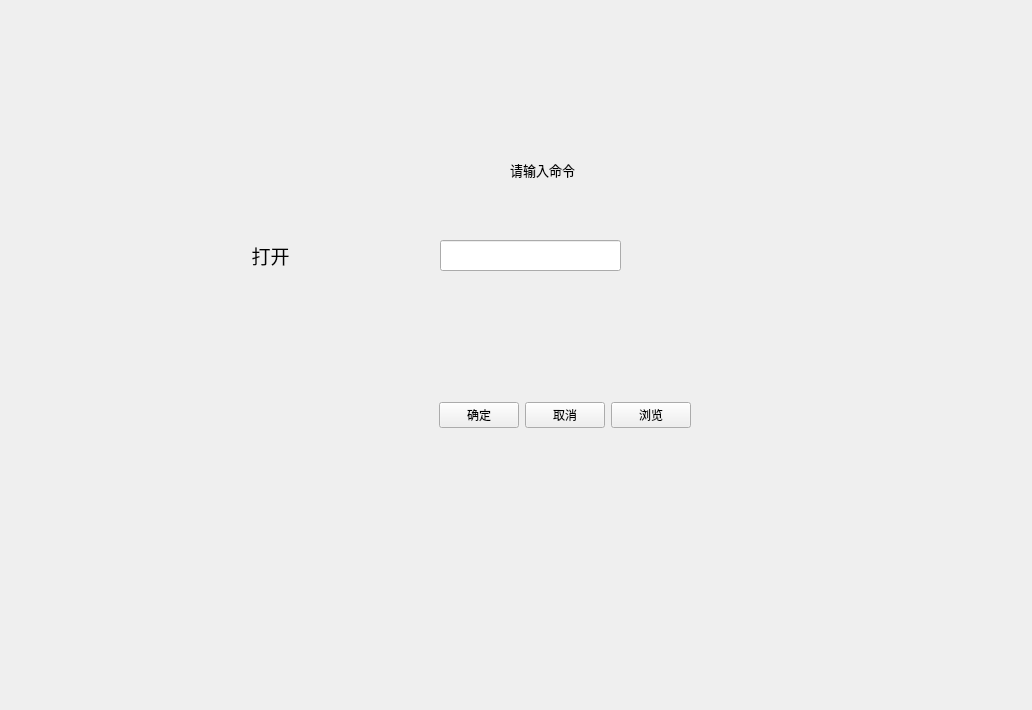
<?xml version="1.0" encoding="UTF-8"?>
<ui version="4.0">
 <class>Widget</class>
 <widget class="QWidget" name="Widget">
  <property name="geometry">
   <rect>
    <x>0</x>
    <y>0</y>
    <width>1032</width>
    <height>710</height>
   </rect>
  </property>
  <property name="windowTitle">
   <string>Widget</string>
  </property>
  <widget class="QLabel" name="label">
   <property name="geometry">
    <rect>
     <x>510</x>
     <y>160</y>
     <width>91</width>
     <height>21</height>
    </rect>
   </property>
   <property name="text">
    <string>&lt;html&gt;&lt;head/&gt;&lt;body&gt;&lt;p&gt;&lt;span style=&quot; font-size:10pt;&quot;&gt;请输入命令&lt;/span&gt;&lt;/p&gt;&lt;/body&gt;&lt;/html&gt;</string>
   </property>
  </widget>
  <widget class="QLabel" name="label_2">
   <property name="geometry">
    <rect>
     <x>230</x>
     <y>240</y>
     <width>81</width>
     <height>31</height>
    </rect>
   </property>
   <property name="text">
    <string>&lt;html&gt;&lt;head/&gt;&lt;body&gt;&lt;p align=&quot;center&quot;&gt;&lt;span style=&quot; font-size:14pt;&quot;&gt;打开&lt;/span&gt;&lt;/p&gt;&lt;/body&gt;&lt;/html&gt;</string>
   </property>
  </widget>
  <widget class="QLineEdit" name="cmdLineEdit">
   <property name="geometry">
    <rect>
     <x>440</x>
     <y>240</y>
     <width>181</width>
     <height>31</height>
    </rect>
   </property>
  </widget>
  <widget class="QWidget" name="">
   <property name="geometry">
    <rect>
     <x>290</x>
     <y>370</y>
     <width>401</width>
     <height>91</height>
    </rect>
   </property>
   <layout class="QHBoxLayout" name="horizontalLayout">
    <item>
     <spacer name="horizontalSpacer">
      <property name="orientation">
       <enum>Qt::Horizontal</enum>
      </property>
      <property name="sizeHint" stdset="0">
       <size>
        <width>40</width>
        <height>20</height>
       </size>
      </property>
     </spacer>
    </item>
    <item>
     <widget class="QPushButton" name="commitButton">
      <property name="text">
       <string>确定</string>
      </property>
     </widget>
    </item>
    <item>
     <widget class="QPushButton" name="cancelButton">
      <property name="text">
       <string>取消</string>
      </property>
     </widget>
    </item>
    <item>
     <widget class="QPushButton" name="browseButton">
      <property name="text">
       <string>浏览</string>
      </property>
     </widget>
    </item>
   </layout>
  </widget>
 </widget>
 <resources/>
 <connections/>
</ui>
